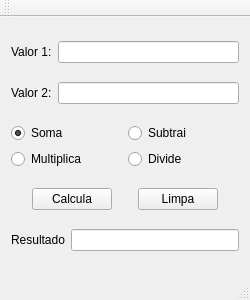
<?xml version="1.0" encoding="UTF-8"?>
<ui version="4.0">
 <class>calculadora_basica</class>
 <widget class="QMainWindow" name="calculadora_basica">
  <property name="geometry">
   <rect>
    <x>0</x>
    <y>0</y>
    <width>250</width>
    <height>300</height>
   </rect>
  </property>
  <property name="sizePolicy">
   <sizepolicy hsizetype="Fixed" vsizetype="Fixed">
    <horstretch>0</horstretch>
    <verstretch>0</verstretch>
   </sizepolicy>
  </property>
  <property name="minimumSize">
   <size>
    <width>250</width>
    <height>300</height>
   </size>
  </property>
  <property name="maximumSize">
   <size>
    <width>250</width>
    <height>300</height>
   </size>
  </property>
  <property name="windowTitle">
   <string>calculadora_basica</string>
  </property>
  <widget class="QWidget" name="centralWidget">
   <layout class="QVBoxLayout" name="verticalLayout">
    <item>
     <layout class="QHBoxLayout" name="horizontalLayout">
      <item>
       <widget class="QLabel" name="label">
        <property name="text">
         <string>Valor 1:</string>
        </property>
       </widget>
      </item>
      <item>
       <widget class="QLineEdit" name="valor1Edit"/>
      </item>
     </layout>
    </item>
    <item>
     <layout class="QHBoxLayout" name="horizontalLayout_2">
      <item>
       <widget class="QLabel" name="label_2">
        <property name="text">
         <string>Valor 2:</string>
        </property>
       </widget>
      </item>
      <item>
       <widget class="QLineEdit" name="valor2Edit"/>
      </item>
     </layout>
    </item>
    <item>
     <layout class="QGridLayout" name="gridLayout">
      <item row="0" column="1">
       <widget class="QRadioButton" name="subtraiRadioBtn">
        <property name="text">
         <string>Subtrai</string>
        </property>
       </widget>
      </item>
      <item row="1" column="0">
       <widget class="QRadioButton" name="multiplicaRadioBtn">
        <property name="text">
         <string>Multiplica</string>
        </property>
       </widget>
      </item>
      <item row="1" column="1">
       <widget class="QRadioButton" name="divideRadioBtn">
        <property name="text">
         <string>Divide</string>
        </property>
       </widget>
      </item>
      <item row="0" column="0">
       <widget class="QRadioButton" name="somaRadioBtn">
        <property name="text">
         <string>Soma</string>
        </property>
        <property name="checked">
         <bool>true</bool>
        </property>
       </widget>
      </item>
     </layout>
    </item>
    <item>
     <layout class="QHBoxLayout" name="horizontalLayout_4">
      <item>
       <spacer name="horizontalSpacer">
        <property name="orientation">
         <enum>Qt::Horizontal</enum>
        </property>
        <property name="sizeHint" stdset="0">
         <size>
          <width>18</width>
          <height>20</height>
         </size>
        </property>
       </spacer>
      </item>
      <item>
       <widget class="QPushButton" name="calculaButton">
        <property name="text">
         <string>Calcula</string>
        </property>
       </widget>
      </item>
      <item>
       <spacer name="horizontalSpacer_2">
        <property name="orientation">
         <enum>Qt::Horizontal</enum>
        </property>
        <property name="sizeHint" stdset="0">
         <size>
          <width>18</width>
          <height>20</height>
         </size>
        </property>
       </spacer>
      </item>
      <item>
       <widget class="QPushButton" name="limpaButton">
        <property name="text">
         <string>Limpa</string>
        </property>
       </widget>
      </item>
      <item>
       <spacer name="horizontalSpacer_4">
        <property name="orientation">
         <enum>Qt::Horizontal</enum>
        </property>
        <property name="sizeHint" stdset="0">
         <size>
          <width>18</width>
          <height>20</height>
         </size>
        </property>
       </spacer>
      </item>
     </layout>
    </item>
    <item>
     <layout class="QHBoxLayout" name="horizontalLayout_3">
      <property name="spacing">
       <number>6</number>
      </property>
      <item>
       <widget class="QLabel" name="label_3">
        <property name="text">
         <string>Resultado</string>
        </property>
       </widget>
      </item>
      <item>
       <widget class="QLineEdit" name="resultadoEdit"/>
      </item>
     </layout>
    </item>
   </layout>
   <zorder></zorder>
  </widget>
  <widget class="QToolBar" name="mainToolBar">
   <attribute name="toolBarArea">
    <enum>TopToolBarArea</enum>
   </attribute>
   <attribute name="toolBarBreak">
    <bool>false</bool>
   </attribute>
  </widget>
  <widget class="QStatusBar" name="statusBar"/>
 </widget>
 <layoutdefault spacing="6" margin="11"/>
 <resources/>
 <connections/>
</ui>
